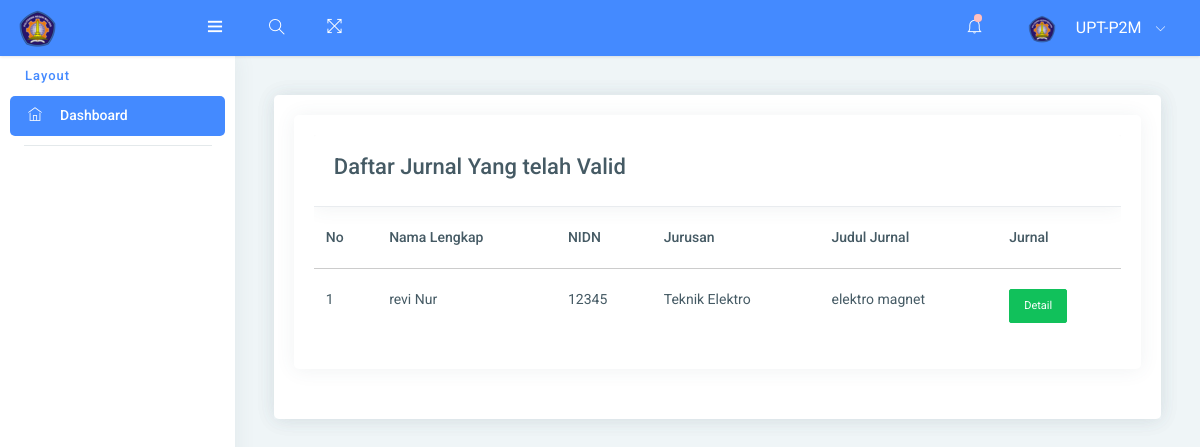
The page /upt.php?halaman=upt on the database its author committed.
### tables this page shows
CREATE TABLE `jurnal` (
  `id_jurnal` int(40) NOT NULL,
  `email` varchar(50) NOT NULL,
  `nama_lengkap` varchar(50) NOT NULL,
  `nidn` varchar(40) NOT NULL,
  `jurusan` varchar(50) NOT NULL,
  `program_studi` varchar(40) NOT NULL,
  `no_hp` varchar(25) NOT NULL,
  `sinta` varchar(255) NOT NULL,
  `scopus` varchar(255) NOT NULL,
  `kontribusi` varchar(35) NOT NULL,
  `judul_artikel` varchar(100) NOT NULL,
  `nama_jurnal` varchar(100) NOT NULL,
  `kualifikasi` varchar(255) NOT NULL,
  `url_artikel` varchar(255) NOT NULL,
  `name` varchar(255) NOT NULL,
  `upload_artikel` varchar(255) NOT NULL,
  `upload_surat` varchar(255) NOT NULL,
  `user_id` int(10) NOT NULL,
  `status` varchar(50) NOT NULL
);

### uptverifikasi.php (the view)
<div class="card">
	<div class="card-header">
		<div class="card">
		<div class="card-block table-border-style">
        <div class="table-responsive">
        	<div class="card-header">
				<h4>Daftar Jurnal Yang telah Valid</h4>
			</div>
    		<table id="example1" class="table">
    		<thead>
      			<tr>
          			<tr>
			            <th>No </th>
			            <th>Nama Lengkap</th>
			            <th>NIDN</th>
			            <th>Jurusan</th>
			            <th>Judul Jurnal</th>
      					<th coslpan>Jurnal</th>
				    </tr>
				</tr>
        	</thead>
			<tbody>
			    <?php
		    include 'koneksi.php';
		    $film = mysqli_query($koneksi, "SELECT * from jurnal where status ='valid'");
		    $nomor = 1;
		  	while ($row=mysqli_fetch_array($film)){
		        echo "<tr>
		            <td>".$nomor."</td>
		            <td>".$row['nama_lengkap']."</td>
		            <td>".$row['nidn']."</td>
		            <td>".$row['jurusan']."</td>
		            <td>".$row['nama_jurnal']."</td>
		      	<td><a class='btn btn-success btn-sm' href='?halaman=upt&act=status&id_jurnal=$row[id_jurnal]'>Detail</a></td>
		        </tr>";
		        $nomor++;
		    }
    		?>
			  </tbody>
			</table>
		</div>
		</div>
		</div>
	</div>
</div>

### rows shown on the page
jurnal: nama_lengkap "revi Nur", nidn "12345", jurusan "Teknik Elektro", nama_jurnal "elektro magnet"
